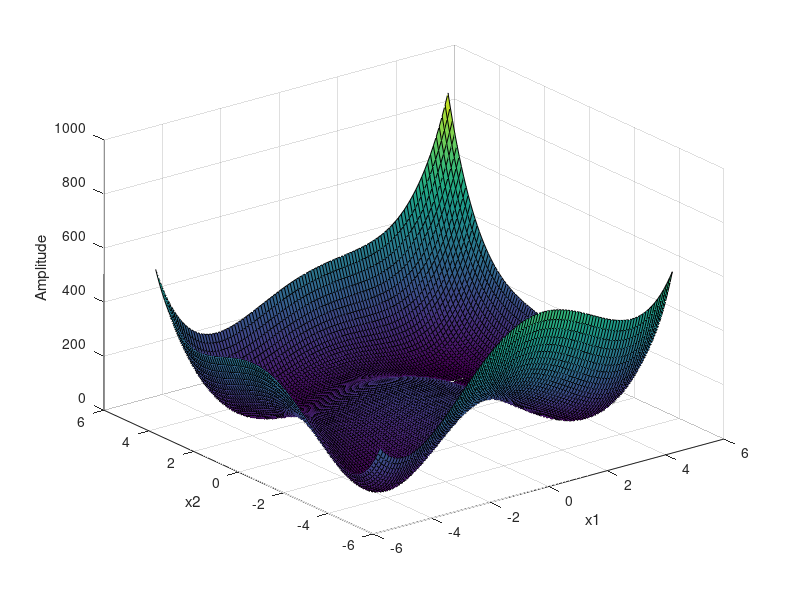
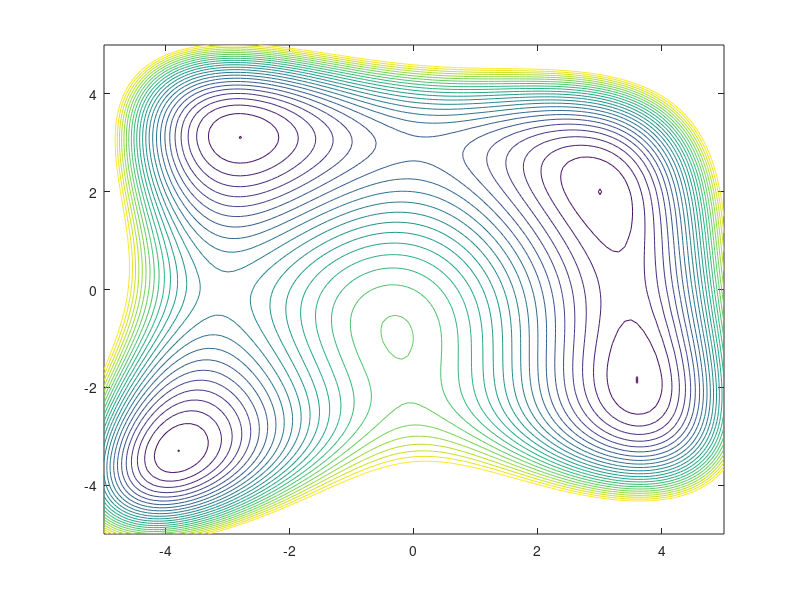

MATLAB code to generate these figures, in order: (Note: this script raises an error after producing the figures.)
clc;clear all;close all;
x=-5:.1:5;
y=-5:.1:5;
[x1,x2]=meshgrid(x,y);
f=(x1.^2+x2-11).^2+(x1+x2.^2-7).^2;
figure;
surf(x1,x2,f);
xlabel('x1');ylabel('x2');
zlabel('Amplitude');
figure;
[C,H]=contour(x1,x2,f,[0.1:10:250]);
clabel(C,H,'manual')